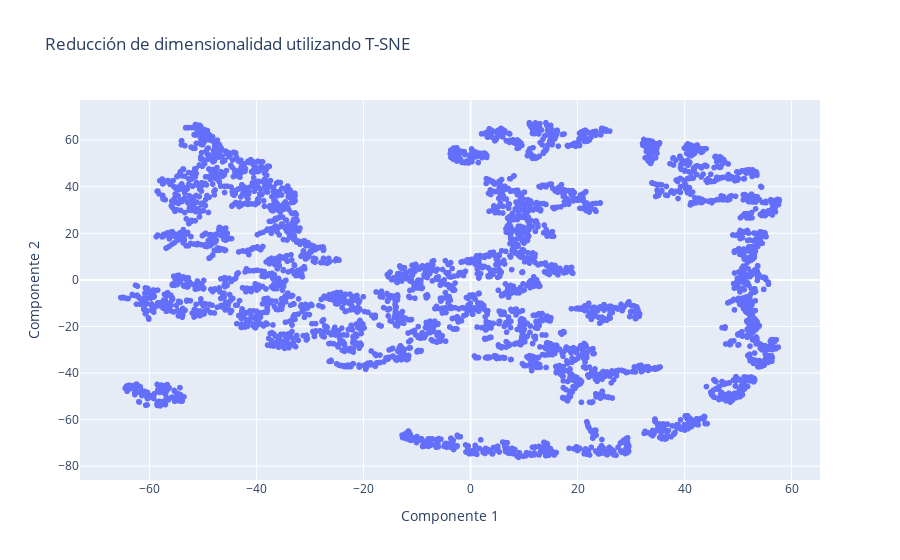

Notebook code cell kept with this figure:
### Markdown cell above
**Respuesta:**

### Code cell
def select_numeric_features(dataframe):
    return dataframe.select_dtypes(include=['number'])

# Define el pipeline
pipeline = Pipeline([
    ('custom_features', FunctionTransformer(func=custom_features, validate=False)),  # Mantén la transformación custom_features
    ('select_numeric', FunctionTransformer(func=select_numeric_features, validate=False)),  # Selecciona solo las columnas numéricas
    ('minmax_scaler', MinMax()),  # Aplica MinMaxScaler a las columnas numéricas
    ('tsne', TSNE(n_components=2))  # Aplica t-SNE a las columnas numéricas
])

# Aplicar el pipeline al DataFrame
X_reduced = pipeline.fit_transform(df_retail)

reduced_df = pd.DataFrame(data=X_reduced, columns=['Componente 1', 'Componente 2'])

# Graficar las componentes con Plotly Express
fig = px.scatter(reduced_df, x='Componente 1', y='Componente 2', title='Reducción de dimensionalidad utilizando T-SNE')
fig.update_xaxes(title_text='Componente 1')
fig.update_yaxes(title_text='Componente 2')
fig.show()

### Figure 1 — Plotly figure (JSON) as saved in the notebook; plotly's stock layout.template omitted (floating-point values rounded to 4 significant figures; data arrays with more than 128 entries replaced by an {"elided": "..."} marker saying what was removed)
{"data": [{"hovertemplate": "Componente 1=%{x}<br>Componente 2=%{y}<extra></extra>", "legendgroup": "", "marker": {"color": "#636efa", "symbol": "circle"}, "mode": "markers", "name": "", "showlegend": false, "type": "scattergl", "x": {"elided": "4314 float values"}, "xaxis": "x", "y": {"elided": "4314 float values"}, "yaxis": "y"}], "layout": {"legend": {"tracegroupgap": 0}, "title": {"text": "Reducción de dimensionalidad utilizando T-SNE"}, "xaxis": {"anchor": "y", "domain": [0, 1], "title": {"text": "Componente 1"}}, "yaxis": {"anchor": "x", "domain": [0, 1], "title": {"text": "Componente 2"}}}}
